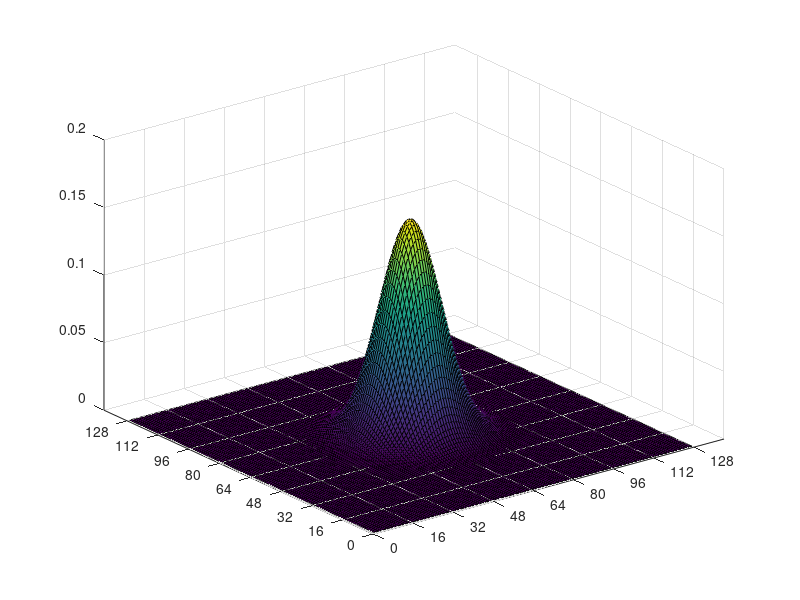

This chart was generated by the following MATLAB code: (Note: this script raises an error after producing the figure.)
% Code inspired by Professor Daniel Rowe Lecture 01
clear; clc;

n=128; m=128;
fxy=zeros(n,m);
for i=1:n
    for j=1:m
        fxy(i,j)=(1/(2*pi))*exp(-(1/2)*((i-n/2)^2+(j-m/2)^2)/100);
    end
end

x=(1:n); y=(1:m);
[X,Y]=meshgrid(x,y);
figure;
surf(X,Y,fxy)
set(gca,'xtick',[0:16:128])
set(gca,'ytick',[0:16:128])

% Save the workspace and figures
save('HW1_Question2')
print(gcf,'-dtiffn','-r100',['GaussianSurface'])

vecfxy=reshape(fxy,[n*m,1]);
dlmwrite('MyVecfxy.txt',vecfxy,'\t')
load MyVecfxy.txt
Newfxy=reshape(MyVecfxy,[n,m]);
figure;
imagesc(Newfxy), colormap(jet), axis off, axis image